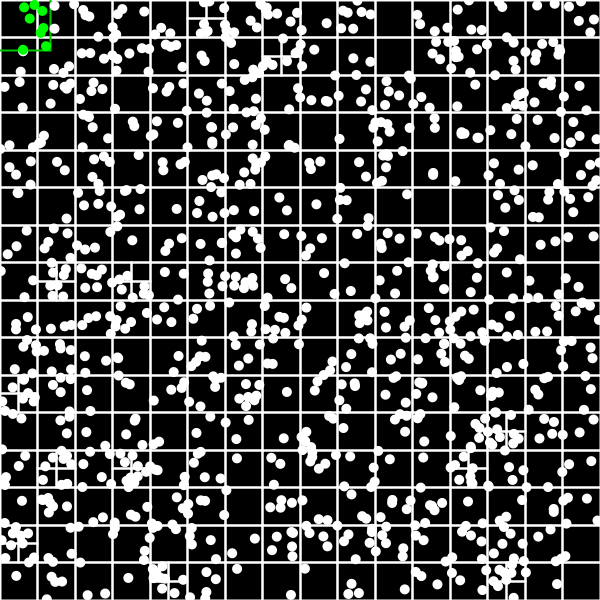
Frame 1 (no input)
Frame 60 (the mouse pressed at the canvas centre just before this capture): identical to frame 1, image omitted
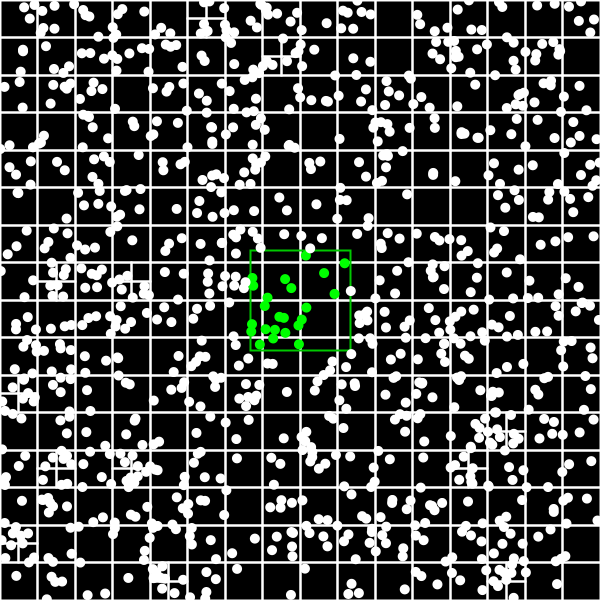
Frame 120 (the mouse held since frame 60 and released just before this capture)

The Processing sketch that drew these frames (run headless with seeded random() and noise(); from frame 60 on, the mouse is pressed at the canvas centre):

// Processing sketch: main
// ── main.pde

QuadTree qTree;

ArrayList<Point> list;
Rectangle box;

int searchCount;

void setup(){
  size(600, 600);
  
  qTree = new QuadTree(new Rectangle(new PVector(width/2, height/2), 600));
  box = new Rectangle(new PVector(width/2, height/2), 100);
  
  list = new ArrayList<Point>();
  for(int i = 0; i < 1000; i++){
    Point temp = new Point(new PVector(random(width), random(height)), 10);
    list.add(temp);
    qTree.insert(temp);
  }
}

void draw(){
  background(0);
  
  searchCount = 0;
  
  // draw quad tree
  qTree.show();
  
  // move and draw box
  box.center = new PVector(mouseX, mouseY);
  noStroke();
  stroke(0, 200, 0);
  rect(box.center.x, box.center.y, box.size, box.size);
  
  // search points inside of box
  ArrayList<Rectangle> foundList = qTree.query(box);
  for(int i = 0; i < foundList.size(); i++){
    Point temp = (Point)foundList.get(i);
    temp.inBox = true;
  }
  
  // draw points
  for(int i = 0; i < list.size(); i++){
    Point temp = list.get(i);
    temp.show();
    
    temp.inBox = false;
  }
  
  print("Current search: " + searchCount + ": Would have Searched: " + list.size() + "\n");
}
// ── QuadTree.pde
class QuadTree{

  int QT_NODE_CAPACITY = 4;
  
  ArrayList<Rectangle> childeren;
  Rectangle boundary;
  
  Boolean divided;
  
  QuadTree northWest;
  QuadTree northEast;
  QuadTree southWest;
  QuadTree southEast;
  
  public QuadTree(Rectangle _boundary){
    this.boundary = _boundary;
    
    childeren = new ArrayList<Rectangle>();
    
    northWest = null;
    northEast = null;
    southWest = null;
    southEast = null;
    divided = false;
  }
  
  public void show(){
    if(!divided){
      //noFill();
      stroke(255);
      strokeWeight(2);
      noFill();
      rectMode(CENTER);
      
      rect(boundary.center.x, boundary.center.y, boundary.size, boundary.size);
    }else{
      northWest.show();
      northEast.show();
      southWest.show();
      southEast.show();
    }
  }
  
  public ArrayList<Rectangle> query(Rectangle range){
    
    // if not in range return empty list
    if(!boundary.intersects(range)){
      return new ArrayList<Rectangle>();
    }
    
    // create arraylist of rectangle's
    ArrayList<Rectangle> list = new ArrayList<Rectangle>();
    
    // loop childeren and find childeren in range
    for(int i = 0; i < childeren.size(); i++){
      Rectangle temp = childeren.get(i);
      
      searchCount++;
      
      // if in range add to list
      if(range.contains(temp)){
        list.add(temp);
      }
    }
    
    // check if not divided then return the list
    if(!divided){
      return list;
    }
    
    list.addAll(northWest.query(range));
    list.addAll(northEast.query(range));
    list.addAll(southWest.query(range));
    list.addAll(southEast.query(range));
    
    return list;
  }
  
  public Boolean insert(Rectangle child){
    // child is not inside this QT
    if(!boundary.contains(child.center)){
      return false;
    }
    
    // check if there is room inside this
    if(!divided && childeren.size() <= QT_NODE_CAPACITY){
      childeren.add(child);
      return true;
    }
    
    // devide QT if not divided yet
    if(!divided){
      this.subdivide();
    }
    
    // add child to correct QT
    if(northWest.insert(child))
      return true;
    if(northEast.insert(child))
      return true;
    if(southWest.insert(child))
      return true;
    if(southEast.insert(child))
      return true;
    
    return false;
  }
  
  private void subdivide(){
    divided  = true;
    
    // get vars to calculate new Rectangle's for QT's
    float x = boundary.center.x;
    float y = boundary.center.y;
    float hX = boundary.size/4;
    float hY = boundary.size/4;
    
    // create new QT's
    northWest = new QuadTree(new Rectangle(new PVector(x-hX, y-hY), boundary.size/2));
    northEast = new QuadTree(new Rectangle(new PVector(x+hX, y-hY), boundary.size/2));
    southWest = new QuadTree(new Rectangle(new PVector(x-hX, y+hY), boundary.size/2));
    southEast = new QuadTree(new Rectangle(new PVector(x+hX, y+hY), boundary.size/2));
    
    // add childeren to right new QT
    
    // clear array
    //childeren.clear();
  }
  
}
// ── Rectangle.pde
class Rectangle{
  
  PVector center;
  float size;
  
  public Rectangle(PVector _center, float _size){
    this.center = _center;
    this.size = _size;
  }
  
  public Boolean contains(PVector point){
    return (point.x >= this.center.x - this.size/2 &&
            point.x <= this.center.x + this.size/2 &&
            point.y >= this.center.y - this.size/2 &&
            point.y <= this.center.y + this.size/2);
  }
  
  public Boolean contains(Rectangle other){
    PVector point = other.center;
    return (point.x >= this.center.x - this.size/2 &&
            point.x <= this.center.x + this.size/2 &&
            point.y >= this.center.y - this.size/2 &&
            point.y <= this.center.y + this.size/2);
  }
  
  public Boolean intersects(Rectangle other){
    if(other.center.x - other.size > this.center.x + this.size/2 ||
       other.center.x + other.size < this.center.x - this.size/2 ||
       other.center.y - other.size < this.center.y + this.size/2 ||
       other.center.y + other.size < this.center.y - this.size/2){
         return true;
    }
    return false;
  }
  
}
// ── point.pde
class Point extends Rectangle{
  
  Boolean inBox;
  
  Point(PVector _center, float _size){
    super(_center, _size);
    
    inBox = false;
  }
  
  public void show(){
    if(!inBox){
      fill(255,255,255);
    }else{
      fill(0,255,0);
    }
    
    noStroke();
    ellipse( center.x, center.y, size, size);
  }
}
